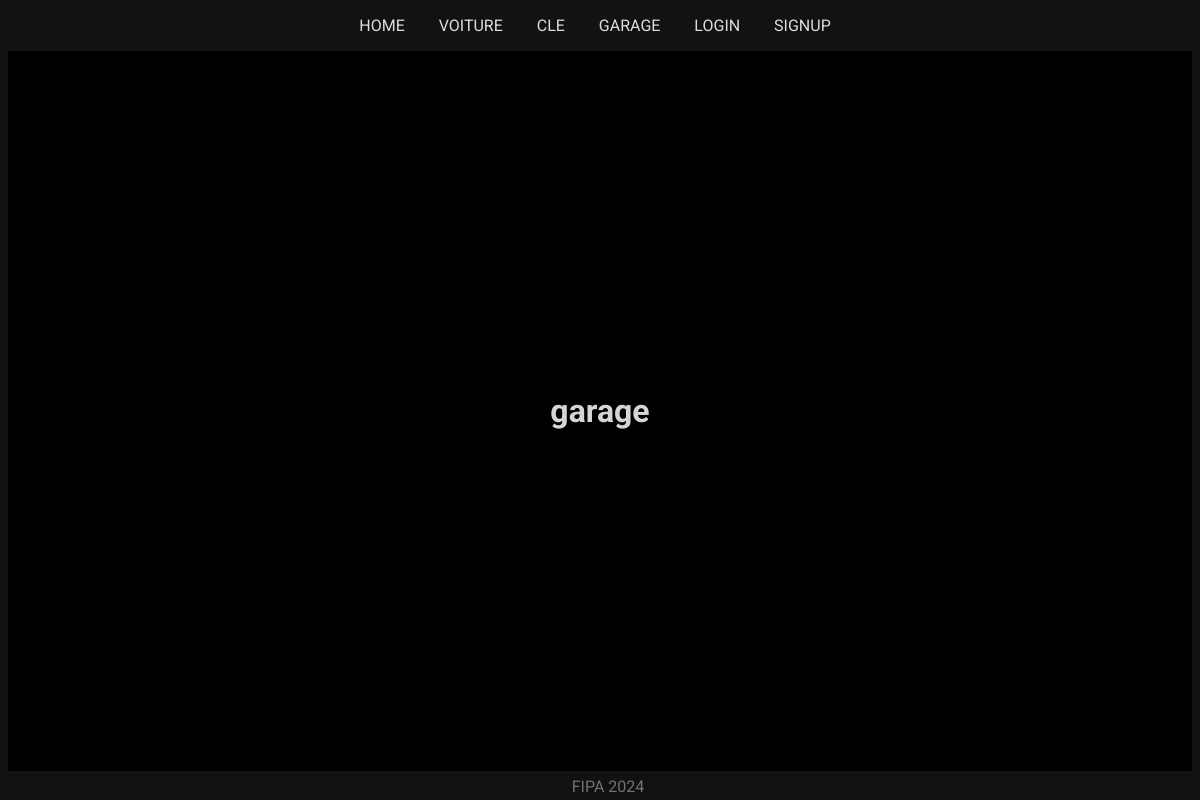
The app's page /garage/, older data.
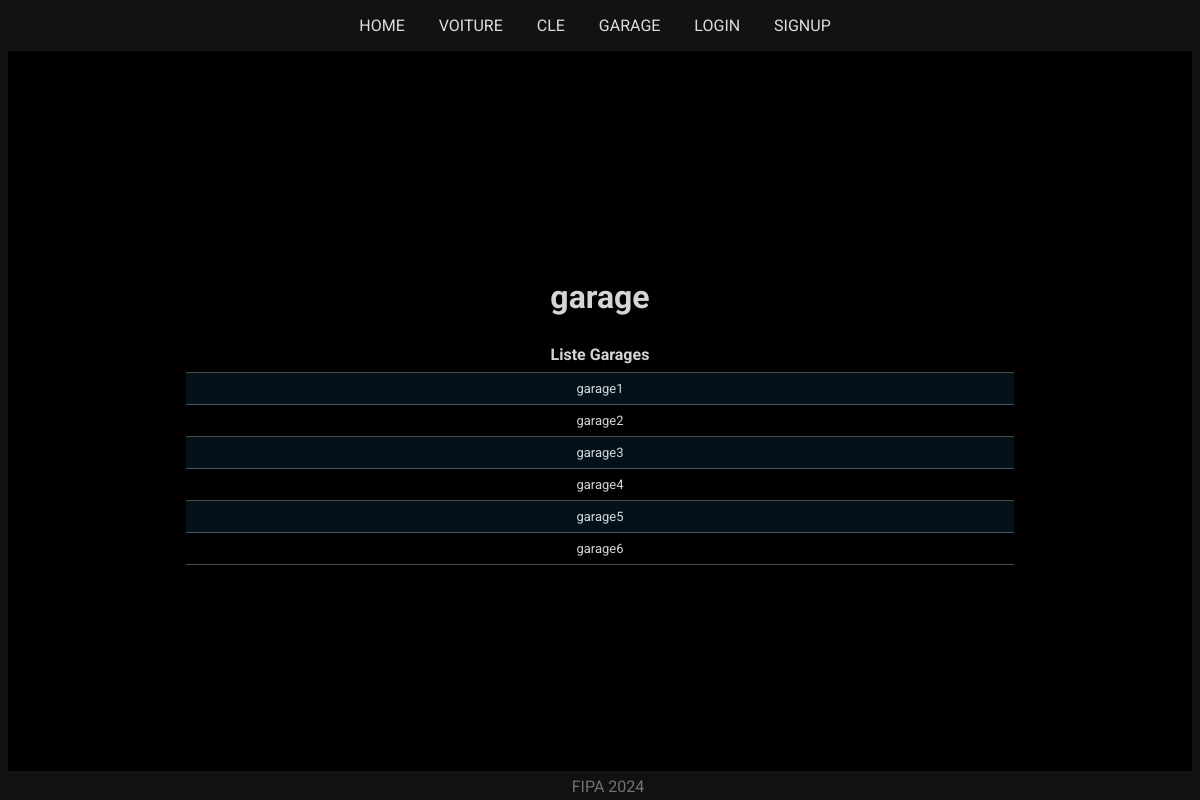
The same page, newer data.
### api/models.py (models this page shows)
class Garage(models.Model):
    nom = models.CharField(max_length=30, blank=False, null=False)

### public/views.py (the view)
# urls.py: path("garage/", garage, name="garage"),
def garage(request):
    garages = Garage.objects.all()
    return render(request, "garage.html",{'garages': garages})

### public/templates/garage.html (shortened to what this page needs)
{% extends "base.html" %}
{% block document_container %}
<div class="page">
    <h1>garage</h1>
    {% if garages %}
        <table>
            <tr>
                <th>
                    Liste Garages
                </th>
            </tr>
            {% for garage in garages %}
                <tr><td>{{ garage.nom }}</td></tr>
            {% endfor %}
        </table>
    {% endif %}
</div>
{% endblock document_container %}

### public/templates/base.html (shortened to what this page needs)
<!DOCTYPE html>
<html>
    {% load static %}
    <head>
        <link rel="stylesheet" type="text/css" href="{% static 'css/dark.css' %}">
    </head>
    <body>
        <header>
            <nav>
                <ul>
                    <li><a href="{% url 'home' %}">HOME</a></li>
                    <li><a href="{% url 'voiture' %}">VOITURE</a></li>
                    <li><a href="{% url 'cle' %}">CLE</a></li>
                    <li><a href="{% url 'garage' %}">GARAGE</a></li>
                    {% if user.is_authenticated %}
                    <li><a href="{% url 'profile' %}">PROFILE</a></li>
                    <li><a href="{% url 'logout' %}">LOGOUT</a></li>
                    {% else %}
                    <li><a href="{% url 'login' %}">LOGIN</a></li>
                    <li><a href="{% url 'signup' %}">SIGNUP</a></li>
                    {% endif %}
                </ul>
            </nav>
        </header>
        {% block document_body %}
            <div id=document-container>{% block document_container %}{% endblock document_container %}</div>
            <footer id=document-footer>FIPA 2024</footer>
        {% endblock document_body %}
    </body>
</html>

### files/static/css/dark.css (style rules this page uses)
body { font-family: 'Roboto', Arial, sans-serif; background-color: #121212; color: #ffffff; }
nav { font-family: 'Roboto', Arial, sans-serif; }
nav ul { list-style-type: none; padding: 0; }
nav ul li { display: inline; margin-right: 10px; }
nav ul li a { color: #ffffffdb; text-decoration: none; padding: 5px 10px; }
footer { background-color: #111111; color: #ffffff68; text-align: center; padding-top: 4px; padding-bottom: 4px; margin-top: auto; position: absolute; bottom: 0; width: 100%; }
header { background-color: #151414a3; padding: 0px; text-align: center; }
.page { margin: 0; font-family: 'Roboto', Arial, sans-serif; background-color: #000; color: #ffffffd5; display: flex; flex-direction: column; justify-content: center; align-items: center; height: 90vh; }
table { border-collapse: collapse; width: 70%; border-top: none; border-left: none; border-right: none; }
th { font-weight: bold; font-size: medium; }
tr { border-bottom: 1px solid #ffffff4c; font-size: small; }
th, td { border: none; text-align: left; padding: 8px; text-align: center; align-items : center; }
tr:nth-child(even) { background-color: #03111b; }

Row changes from the older to the newer data that the page shows:
added Garage: nom "garage1"
added Garage: nom "garage2"
added Garage: nom "garage3"
added Garage: nom "garage4"
added Garage: nom "garage5"
added Garage: nom "garage6"
Text that changed along with them:
text now shown: "Liste Garages"
